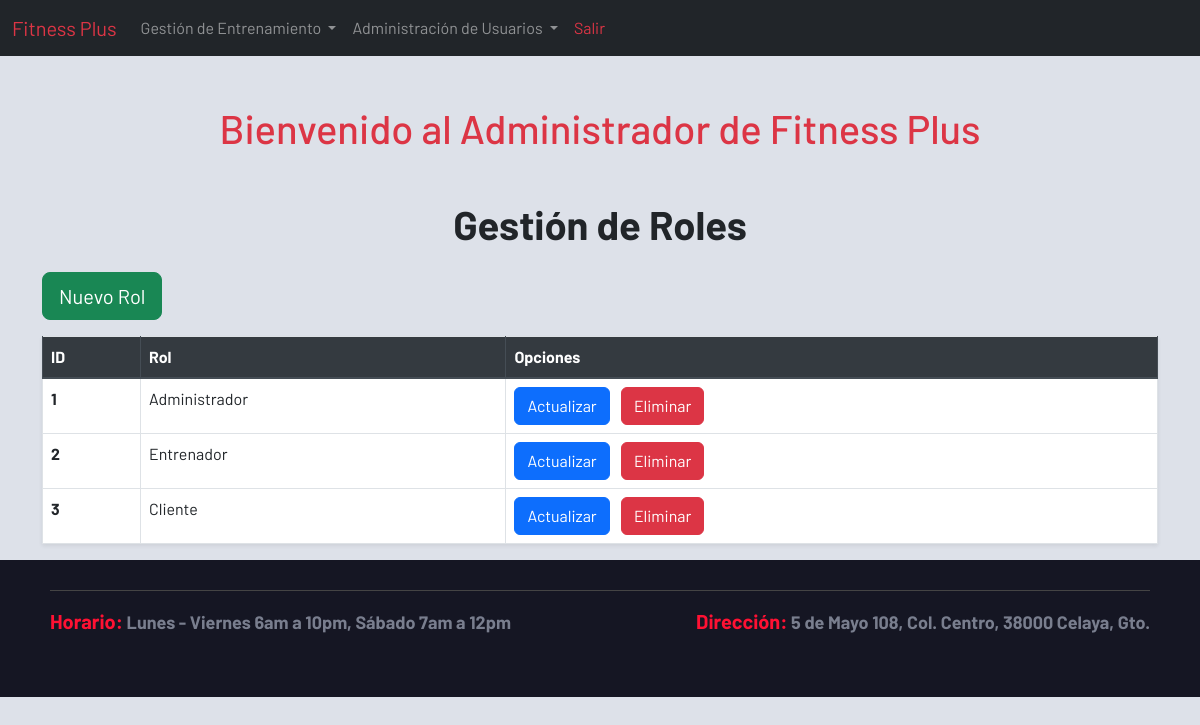
/admin/roles.php (signed in), run on the app's committed database.
### tables this page shows
CREATE TABLE `rol` (
  `id_rol` int(11) NOT NULL,
  `rol` varchar(30) NOT NULL
);

### sistema.class.php (called while the page is built, shortened)
<?php
class Sistema
{
    function conexion()
    {
        try {
            $this->con = new PDO(SGBD . ':host=' . DBHOST . ';dbname=' . DBNAME . ';port=' . DBPORT, DBUSER, DBPASS);
        } catch (PDOException $e) {
            die("Error de conexión: " . $e->getMessage());
        }
    }
}
?>

### admin/roles.class.php (called while the page is built, shortened)
<?php
require_once('../sistema.class.php');
class Roles extends Sistema
{
    function readAll()
    {
        $sql = "SELECT * FROM rol";
        $stmt = $this->con->prepare($sql);
        $stmt->execute();
        return $stmt->fetchAll(PDO::FETCH_ASSOC);
    }
}

### admin/views/roles/index.php (the view, shortened to what this page needs)
<?php require('views/header/header_administrador.php'); ?>
<div class="container mt-5">
    <h1 class="text-center mb-4"style="font-weight: bold;">Gestión de Roles</h1>
    <div class="mb-3">
        <a href="roles.php?accion=crear" class="btn btn-success btn-lg">Nuevo Rol</a>
    </div>
    <table class="table table-hover table-bordered shadow-sm">
        <thead class="thead-dark">
            <tr>
                <th scope="col">ID</th>
                <th scope="col">Rol</th>
                <th scope="col">Opciones</th>
            </tr>
        </thead>
        <tbody>
            <?php foreach ($roles as $rol): ?>
                <tr>
                    <th scope="row"><?php echo $rol['id_rol']; ?></th>
                    <td><?php echo $rol['rol']; ?></td>
                    <td>
                        <a href="roles.php?accion=actualizar&id=<?php echo $rol['id_rol']; ?>" class="btn btn-primary">Actualizar</a>
                        <a href="roles.php?accion=eliminar&id=<?php echo $rol['id_rol']; ?>" class="btn btn-danger ml-2">Eliminar</a>
                    </td>
                </tr>
            <?php endforeach; ?>
        </tbody>
    </table>
</div>
<?php require_once('views/footer.php'); ?>

### css/estilo.css (style rules this page uses)
* { margin: 0; padding: 0; box-sizing: border-box; font-family: 'Barlow'; }
html { scroll-behavior: smooth; }
body { background-color: #dde1e9; }

### data on the page
rol: id_rol "1", rol "Administrador"
rol: id_rol "2", rol "Entrenador"
rol: id_rol "3", rol "Cliente"
